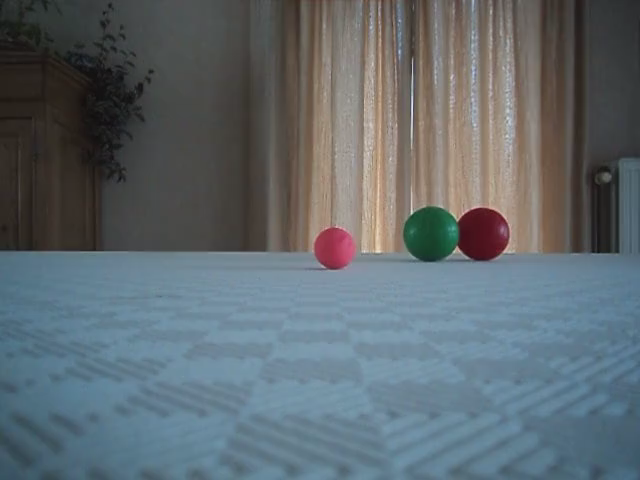
#> input picture frame 0 of Video/petanque2_goodlighting_cut.AVI, 640 x 480 px, given in place of petanque2_goodlighting.AVI, which was not available
$ python part3.py
#> lines starting #> are read from the running program, lines starting #| are printed output that depends on the picture; after the words box and inside, x2 and y2 are one past the last pixel; in counts of white or black regions, pixels touching at a corner belong together; pictures that were not available may be replaced by others from this repository, and a replacement may not be noted
#!/usr/bin/env python3
# -*- coding: utf-8 -*-

import cv2
import numpy as np
import math

cap = cv2.VideoCapture('Video/petanque2_goodlighting.AVI')

active_video = cap
if (cap.isOpened()== False):
    print("Error opening video stream or file")

fps = cap.get(cv2.CAP_PROP_FPS)
start_sec = 0
current_frame = fps * start_sec
cap.set(1,current_frame)
font = cv2.FONT_HERSHEY_SIMPLEX
frame_width = cap.get(cv2.CAP_PROP_FRAME_WIDTH)
frame_height = cap.get(cv2.CAP_PROP_FRAME_HEIGHT)
fourcc = cv2.VideoWriter_fourcc('M', 'J', 'P', 'G')
out = cv2.VideoWriter('part3.avi',fourcc, 20, (round(frame_width),round(frame_height)))

def printSubtitle(frame,text):
    textSize = cv2.getTextSize(text,font,0.6,2)[0]
    textX = (frame.shape[1] - textSize[0]) // 2
    textY = (frame.shape[0] + textSize[1]) // 2 + 200
    cv2.putText(frame,text,(textX,textY),font,0.6, (255,255,255), 1)

def printSubject(frame,text):
    frame = cv2.rectangle(frame,(frame.shape[0]-35,23),(frame.shape[0]+200,65),(0,0,0),-1)
    cv2.putText(frame,text,(frame.shape[0]-30,50),font,0.6, (255,255,255), 1)

def isIn(sec,lower,upper):
    return lower <= sec < upper

def dist(x,y):
    return math.sqrt((x[0]-y[0])**2 + (x[1]-y[1])**2)


while(cap.isOpened()):
    ret, frame = active_video.read()
#> frame is the input picture: shape (480, 640, 3); mean B, G, R 110.5, 105.3, 95.8
    if (frame is None):
        break
    current_frame += 1
    sec = current_frame/fps

    template_pink = cv2.imread("Part3_templates/pink.png")
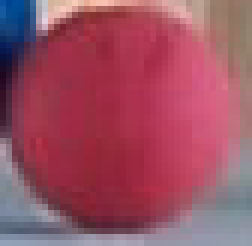
#> input picture Part3_templates/pink.png, 42 x 41 px (shown 6 times larger)
#> template_pink is the input picture: shape (41, 42, 3); mean B, G, R 99.3, 80.3, 154.7
    template_green = cv2.imread("Part3_templates/green.png")
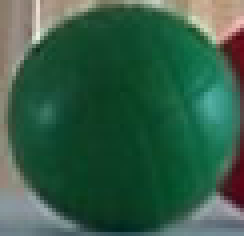
#> input picture Part3_templates/green.png, 61 x 59 px (shown 4 times larger)
#> template_green is the input picture: shape (59, 61, 3); mean B, G, R 71.1, 93.2, 52.1
    template_red = cv2.imread("Part3_templates/red.png")
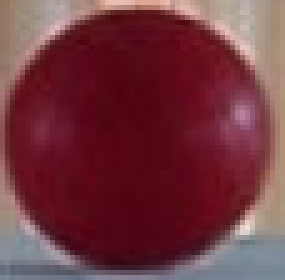
#> input picture Part3_templates/red.png, 57 x 56 px (shown 5 times larger)
#> template_red is the input picture: shape (56, 57, 3); mean B, G, R 63.9, 54.8, 114.4
    template_blue = cv2.imread("Part3_templates/blue.png")


    if isIn(sec,0,20):
        min_threshold = 0.15
        if isIn(sec,0,3):
            printSubtitle(frame,"Let's play some 2D petanque")
#> in printSubtitle, `cv2.putText(frame,text,(textX,textY),font,0.6, (255,255,255), 1)`:
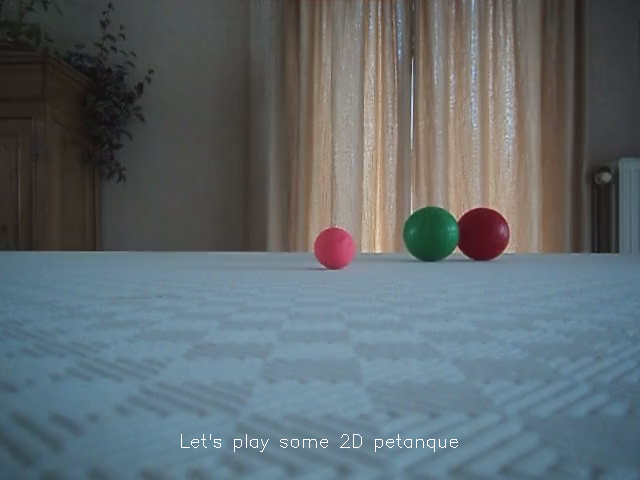
#> frame: shape (480, 640, 3); 0.19% of pixels changed, all inside (x1, y1, x2, y2) = (181, 434, 458, 452)
        elif isIn(sec,3,6):
            printSubtitle(frame,"Balls are detected using template matching.")
        elif isIn(sec,6,9):
            printSubtitle(frame,"The current winning ball is indicated.")
        elif isIn(sec,9,12):
            printSubtitle(frame,"The crown has had its background removed.")

        found_pink = cv2.matchTemplate(frame,template_pink,cv2.TM_SQDIFF_NORMED)
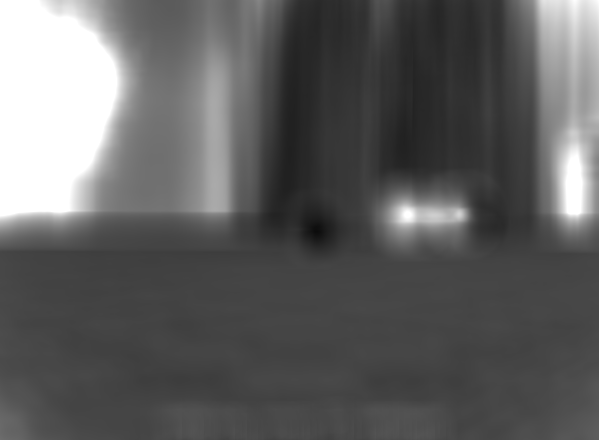
#> found_pink: shape (440, 599) float32; min 0.0474, max 1, mean 0.377
        found_green = cv2.matchTemplate(frame,template_green,cv2.TM_SQDIFF_NORMED)
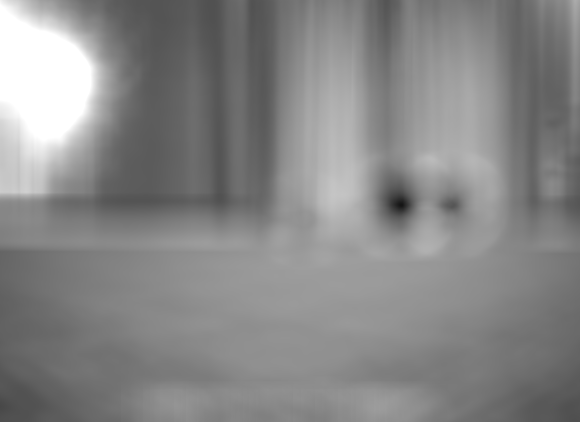
#> found_green: shape (422, 580) float32; min 0.0825, max 1, mean 0.531
        found_red = cv2.matchTemplate(frame,template_red,cv2.TM_SQDIFF_NORMED)
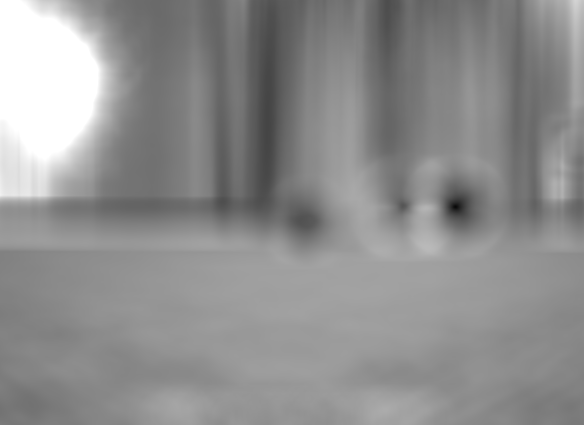
#> found_red: shape (425, 584) float32; min 0.0391, max 1, mean 0.561
#> (the run stopped early here; a loop or call above may not have finished)

$ run again, starting later in the video
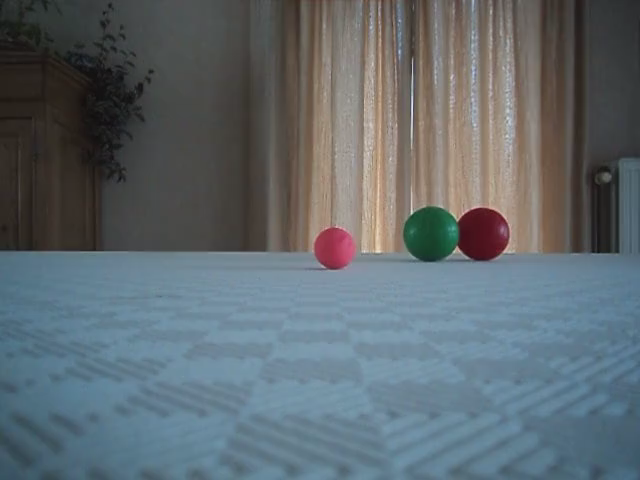
#> input picture frame 0 of Video/petanque2_goodlighting_cut.AVI, 640 x 480 px, given in place of petanque2_goodlighting.AVI, which was not available
#> frame is the input picture: shape (480, 640, 3); mean B, G, R 110.5, 105.3, 95.8
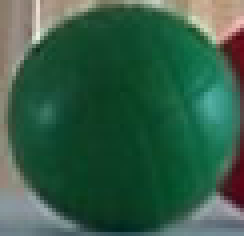
#> input picture Part3_templates/green.png, 61 x 59 px (shown 4 times larger)
#> template_green is the input picture: shape (59, 61, 3); mean B, G, R 71.1, 93.2, 52.1
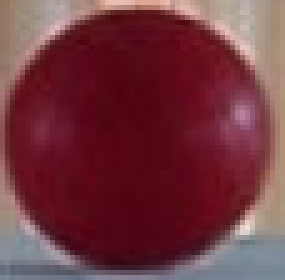
#> input picture Part3_templates/red.png, 57 x 56 px (shown 5 times larger)
#> template_red is the input picture: shape (56, 57, 3); mean B, G, R 63.9, 54.8, 114.4
#> frame: shape (480, 640, 3); 0.19% of pixels changed, all inside (x1, y1, x2, y2) = (181, 434, 458, 452)

$ run again, starting later in the video
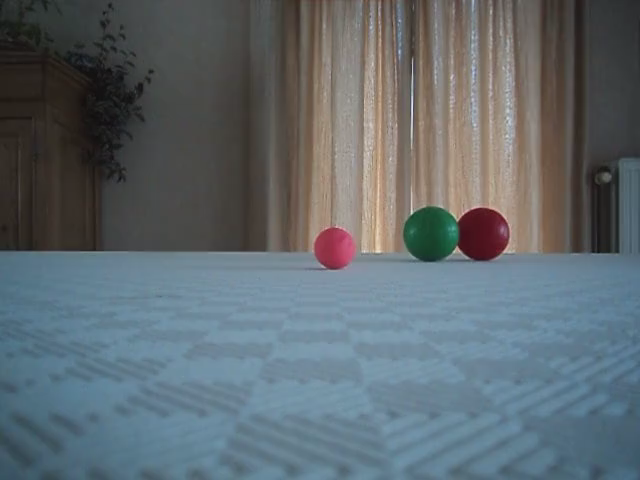
#> input picture frame 0 of Video/petanque2_goodlighting_cut.AVI, 640 x 480 px, given in place of petanque2_goodlighting.AVI, which was not available
#> frame is the input picture: shape (480, 640, 3); mean B, G, R 110.5, 105.3, 95.8
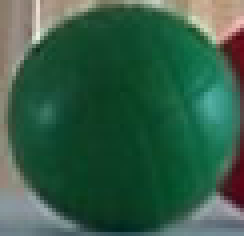
#> input picture Part3_templates/green.png, 61 x 59 px (shown 4 times larger)
#> template_green is the input picture: shape (59, 61, 3); mean B, G, R 71.1, 93.2, 52.1
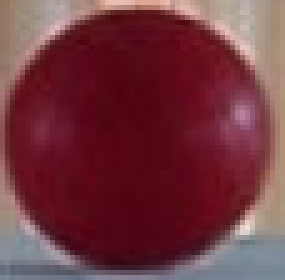
#> input picture Part3_templates/red.png, 57 x 56 px (shown 5 times larger)
#> template_red is the input picture: shape (56, 57, 3); mean B, G, R 63.9, 54.8, 114.4
#> frame: shape (480, 640, 3); 0.19% of pixels changed, all inside (x1, y1, x2, y2) = (181, 434, 458, 452)
